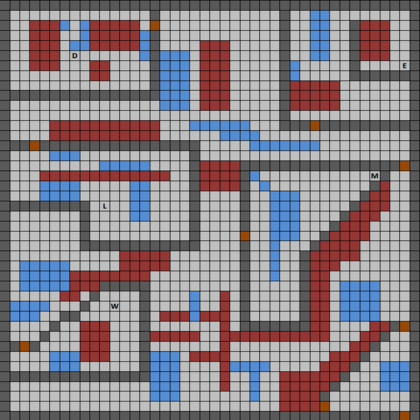
#> input picture image2.png, 420 x 420 px
$ python new_image.py
#> lines starting #> are read from the running program, lines starting #| are printed output that depends on the picture
from PIL import Image
import numpy as np

def carregar_rota():
    """Carrega as posições da rota do arquivo resultado."""
    posicoes = []
    with open("rota_resultado.txt", "r") as f:
        for linha in f:
            if linha.startswith("Passo"):
                # Extrai a posição da linha "Passo X: (i, j)"
                pos_str = linha.split(": ")[1].strip()
                pos = eval(pos_str)  # Converte a string "(i, j)" em tupla
                posicoes.append(pos)
    return posicoes

def criar_imagem_destacada():
    """Cria uma nova imagem com as posições da rota destacadas em verde claro."""
    # Carrega a imagem original e converte para RGB
    imagem_original = Image.open("image2.png").convert('RGB')
    imagem_array = np.array(imagem_original)

    # Carrega as posições da rota
    posicoes_rota = carregar_rota()
#> (reads rota_resultado.txt from the repository)

    # Define a cor verde claro (RGB)
    VERDE_CLARO = np.array([144, 238, 144])

    # Obtém as dimensões da grade
    altura, largura = imagem_array.shape[:2]
#> altura = 420; largura = 420
    tamanho_quadrado_y = altura // 42
#> tamanho_quadrado_y = 10
    tamanho_quadrado_x = largura // 42
#> tamanho_quadrado_x = 10

    # Cria uma cópia da imagem original
    nova_imagem = imagem_array.copy()

    # Pinta cada posição da rota de verde claro
    for i, j in posicoes_rota:
        y_inicio = i * tamanho_quadrado_y
        y_fim = (y_inicio + tamanho_quadrado_y) if i < 41 else altura
        x_inicio = j * tamanho_quadrado_x
        x_fim = (x_inicio + tamanho_quadrado_x) if j < 41 else largura

        # Pinta o quadrado inteiro da posição (i,j) de verde claro
        nova_imagem[y_inicio:y_fim, x_inicio:x_fim] = VERDE_CLARO
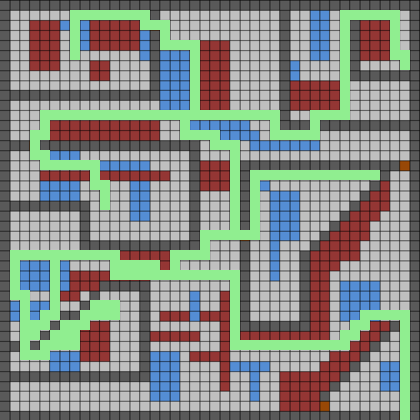
#> nova_imagem: shape (420, 420, 3); mean R, G, B 132.9, 138.9, 131.1

    # Converte o array numpy de volta para uma imagem PIL
    imagem_final = Image.fromarray(nova_imagem)

    # Salva a nova imagem
    imagem_final.save("image_highlighted.png")
    print("Nova imagem criada com sucesso: image_highlighted.png")

if __name__ == "__main__":
    criar_imagem_destacada()
